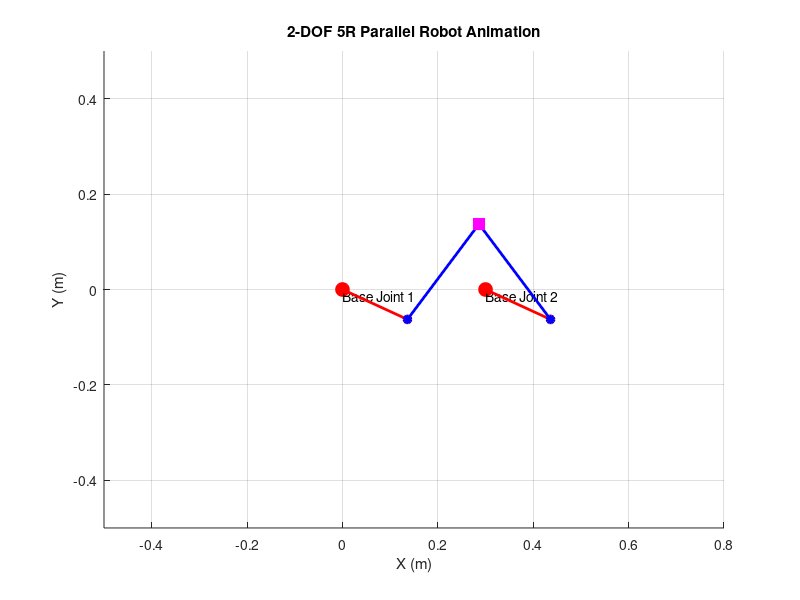

MATLAB code to generate this figure:
% Parameters
a = 0.15;    % Proximal links (m)
b = 0.25;    % Distal links (m)
d = 0.30;    % Base separation (m)

% Time vector and joint angles
t = linspace(0, 3, 500);
theta2 = 2 * pi/3 * sin(t + pi/9);
theta1 = 2 * pi/3 * sin(t + pi/9);

function [x_ee, y_ee, x1, y1, x2, y2] = forward_kinematics_5R(theta1, theta2, a, b, d)
    % Position of passive joints
    x1 = a * cos(theta1);
    y1 = a * sin(theta1);
    x2 = d + a * cos(theta2);
    y2 = a * sin(theta2);
    
    % Distance between passive joints
    d12 = sqrt((x2 - x1)^2 + (y2 - y1)^2);
    
    % Midpoint
    x_mid = (x1 + x2)/2;
    y_mid = (y1 + y2)/2;
    
    % Vector between joints
    dx = x2 - x1;
    dy = y2 - y1;
    
    % Perpendicular direction
    perp_x = -dy;
    perp_y = dx;
    perp_len = sqrt(perp_x^2 + perp_y^2);
    
    % Avoid division by zero
    if perp_len > eps
        perp_x = perp_x / perp_len;
        perp_y = perp_y / perp_len;
    else
        perp_x = 0;
        perp_y = 0;
    end
    
    % Height calculation
    h = sqrt(b^2 - (d12/2)^2);
    
    % End-effector position
    x_ee = x_mid + h * perp_x;
    y_ee = y_mid + h * perp_y;
end

% Pre-calculate positions
x_ee_trace = zeros(1, length(t));
y_ee_trace = zeros(1, length(t));
for i = 1:length(t)
    [x_ee_trace(i), y_ee_trace(i)] = forward_kinematics_5R(theta1(i), theta2(i), a, b, d);
end

% Initialize figure
fig = figure('Color', 'white', 'Position', [100, 100, 800, 600]);
ax = gca;
hold(ax, 'on');
axis(ax, 'equal');
grid(ax, 'on');
xlim(ax, [-0.5, 0.8]);  % Adjusted limits
ylim(ax, [-0.5, 0.5]);
xlabel(ax, 'X (m)');
ylabel(ax, 'Y (m)');
title(ax, '2-DOF 5R Parallel Robot Animation');

% Plot base joints
plot(ax, 0, 0, 'ro', 'MarkerSize', 10, 'MarkerFaceColor', 'r');
plot(ax, d, 0, 'ro', 'MarkerSize', 10, 'MarkerFaceColor', 'r');
text(0, 0, 'Base Joint 1', 'VerticalAlignment', 'top');
text(d, 0, 'Base Joint 2', 'VerticalAlignment', 'top');

% Initialize plot objects
link1_plot = plot(ax, [0,0], [0,0], 'r-o', 'LineWidth', 2, 'MarkerSize', 5, 'MarkerFaceColor', 'r');
link2_plot = plot(ax, [0,0], [0,0], 'r-o', 'LineWidth', 2, 'MarkerSize', 5, 'MarkerFaceColor', 'r');
link3_plot = plot(ax, [0,0], [0,0], 'b-o', 'LineWidth', 2, 'MarkerSize', 5, 'MarkerFaceColor', 'b');
link4_plot = plot(ax, [0,0], [0,0], 'b-o', 'LineWidth', 2, 'MarkerSize', 5, 'MarkerFaceColor', 'b');
ee_marker = plot(ax, 0, 0, 'ms', 'MarkerSize', 8, 'MarkerFaceColor', 'm');
trace_plot = plot(ax, [], [], 'g-', 'LineWidth', 1.5);  % Green trace

% Animation parameters
fps = 30;
delay = 1/fps;

% Animation loop
for i = 1:length(t)
    % Get all positions (now using 6 outputs)
    [x_ee, y_ee, x1, y1, x2, y2] = forward_kinematics_5R(theta1(i), theta2(i), a, b, d);
    
    % Update proximal links
    set(link1_plot, 'XData', [0, x1], 'YData', [0, y1]);
    set(link2_plot, 'XData', [d, x2], 'YData', [0, y2]);
    
    % Update distal links
    set(link3_plot, 'XData', [x1, x_ee], 'YData', [y1, y_ee]);
    set(link4_plot, 'XData', [x2, x_ee], 'YData', [y2, y_ee]);
    
    % Update end-effector
    set(ee_marker, 'XData', x_ee, 'YData', y_ee);
    
    % Update green trace
    set(trace_plot, 'XData', x_ee_trace(1:i), 'YData', y_ee_trace(1:i));
    
    % Maintain frame rate
    pause(delay);
    drawnow;
end

